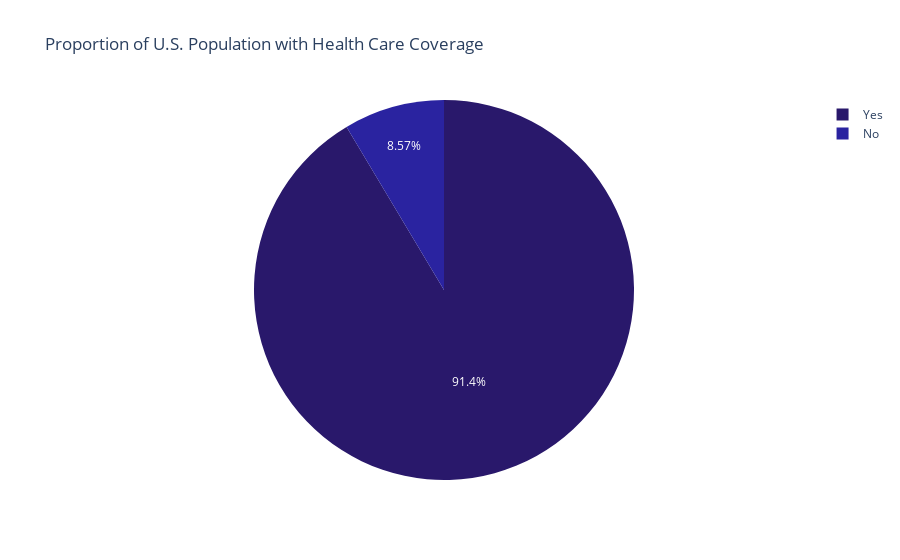

Here is the notebook cell this chart was saved with:
### Code cell
fig = px.pie(df_cov_yn, values='HLTHPLN1', names='index', title='Proportion of U.S. Population with Health Care Coverage', color_discrete_sequence=px.colors.sequential.haline)
fig.show()

### Figure 1 — Plotly figure (JSON) as saved in the notebook; plotly's stock layout.template omitted (floating-point values rounded to 4 significant figures)
{"data": [{"domain": {"x": [0, 1], "y": [0, 1]}, "hovertemplate": "index=%{label}<br>HLTHPLN1=%{value}<extra></extra>", "labels": ["Yes", "No"], "legendgroup": "", "name": "", "showlegend": true, "type": "pie", "values": [380524, 35669]}], "layout": {"legend": {"tracegroupgap": 0}, "piecolorway": ["rgb(41, 24, 107)", "rgb(42, 35, 160)", "rgb(15, 71, 153)", "rgb(18, 95, 142)", "rgb(38, 116, 137)", "rgb(53, 136, 136)", "rgb(65, 157, 133)", "rgb(81, 178, 124)", "rgb(111, 198, 107)", "rgb(160, 214, 91)", "rgb(212, 225, 112)", "rgb(253, 238, 153)"], "title": {"text": "Proportion of U.S. Population with Health Care Coverage"}}}
